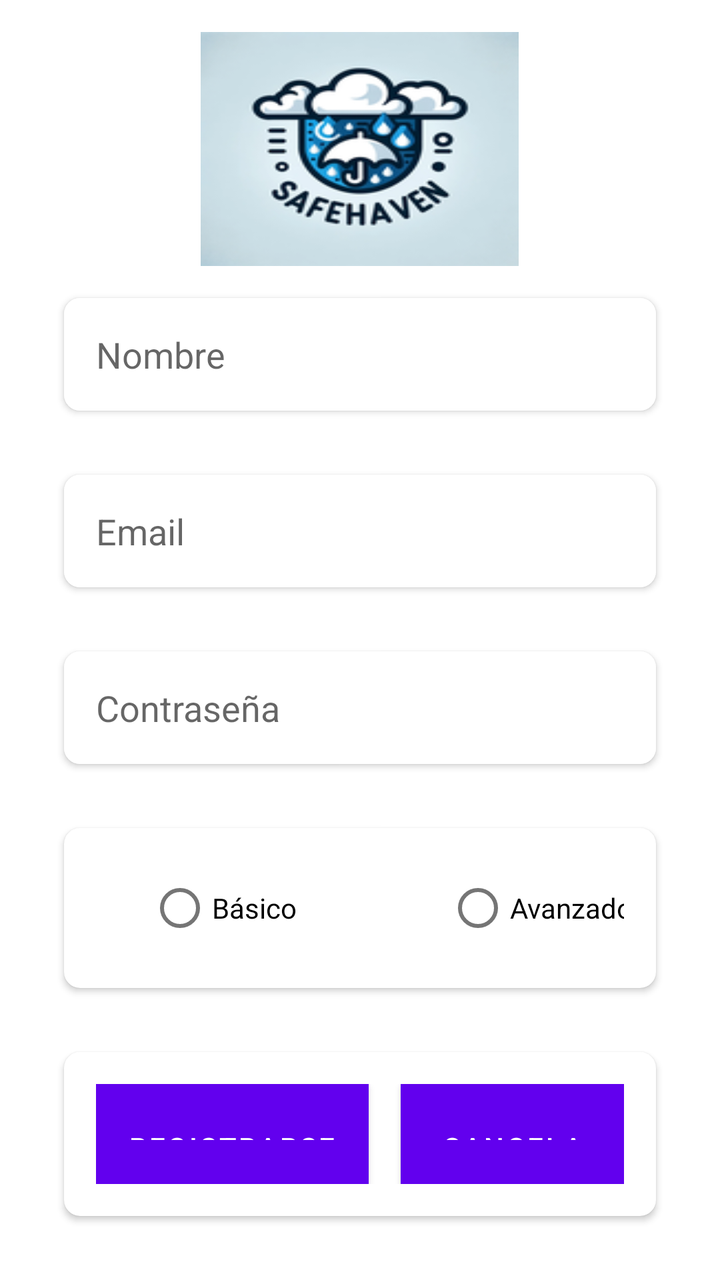
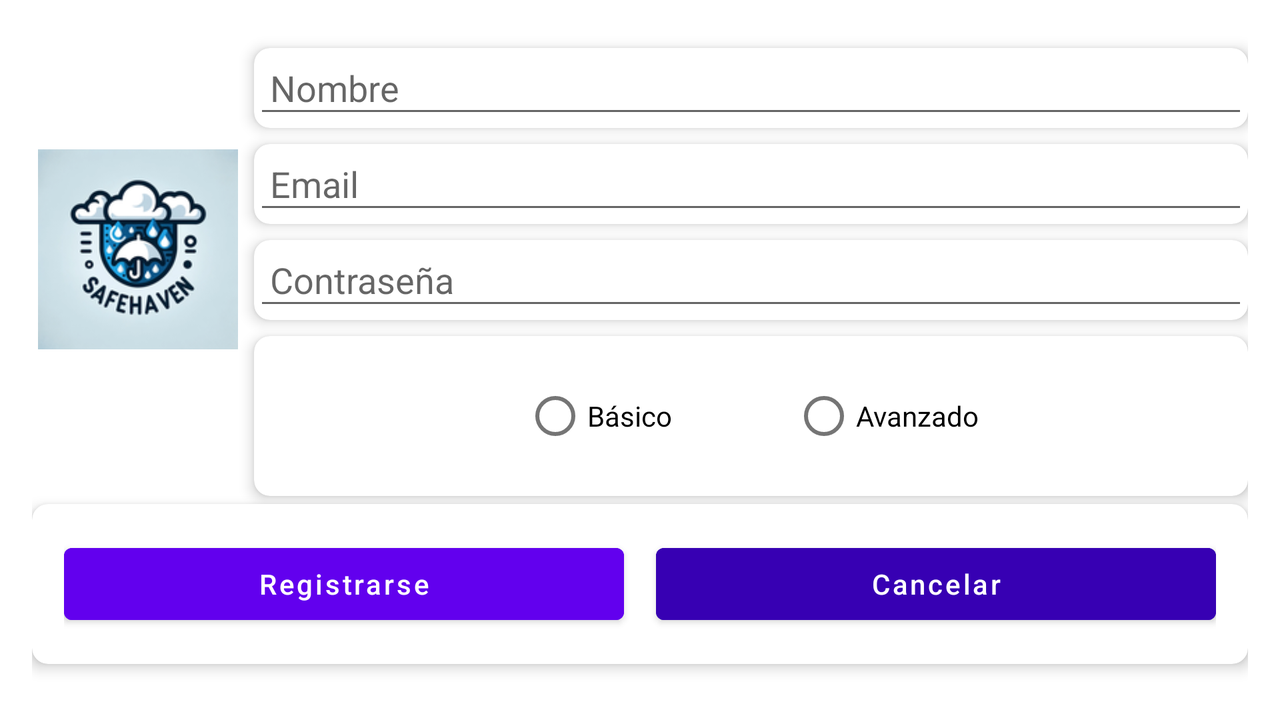

One screen, two layout resources from the same app: the default and the repository's alternative for another configuration. Each is rendered where Android would select it; the XML of both is given below.
<!-- AndroidManifest.xml: application theme Theme.SafeHaven -->
<!-- res/layout/activity_register.xml -->
<?xml version="1.0" encoding="utf-8"?>
<LinearLayout xmlns:android="http://schemas.android.com/apk/res/android"
    xmlns:app="http://schemas.android.com/apk/res-auto"
    android:layout_width="match_parent"
    android:layout_height="match_parent"
    android:orientation="vertical"
    android:padding="16dp"
    android:gravity="center_horizontal">

    <ImageView
        android:layout_width="159dp"
        android:layout_height="117dp"
        android:background="@mipmap/icon_xxhdpi" />
    <androidx.cardview.widget.CardView
        android:layout_width="match_parent"
        android:layout_height="wrap_content"
        android:layout_margin="16dp"
        app:cardCornerRadius="8dp">

        <EditText
            android:id="@+id/etName"
            android:layout_width="match_parent"
            android:layout_height="wrap_content"
            android:hint="Nombre"
            android:inputType="text"
            android:padding="16dp"
            android:background="@color/white"
            android:textColor="@color/black" />
    </androidx.cardview.widget.CardView>

    <androidx.cardview.widget.CardView
        android:layout_width="match_parent"
        android:layout_height="wrap_content"
        android:layout_margin="16dp"
        app:cardCornerRadius="8dp">

        <EditText
            android:id="@+id/etEmail"
            android:layout_width="match_parent"
            android:layout_height="wrap_content"
            android:hint="Email"
            android:inputType="textEmailAddress"
            android:padding="16dp"
            android:background="@color/white"
            android:textColor="@color/black" />
    </androidx.cardview.widget.CardView>

    <androidx.cardview.widget.CardView
        android:layout_width="match_parent"
        android:layout_height="wrap_content"
        android:layout_margin="16dp"
        app:cardCornerRadius="8dp">

        <EditText
            android:id="@+id/etPassword"
            android:layout_width="match_parent"
            android:layout_height="wrap_content"
            android:hint="Contraseña"
            android:inputType="textPassword"
            android:padding="16dp"
            android:background="@color/white"
            android:textColor="@color/black" />
    </androidx.cardview.widget.CardView>

    
    <androidx.cardview.widget.CardView
        android:layout_width="match_parent"
        android:layout_height="wrap_content"
        android:layout_margin="16dp"
        app:cardCornerRadius="8dp"
        android:background="@color/white">
        <androidx.constraintlayout.widget.ConstraintLayout
            android:layout_width="wrap_content"
            android:layout_height="wrap_content">

            <RadioGroup
                android:id="@+id/rgTypeUser"
                android:layout_width="match_parent"
                android:layout_height="wrap_content"
                android:gravity="center"
                android:orientation="horizontal"
                android:padding="16dp"
                app:layout_constraintEnd_toEndOf="parent">
                <Space
                    android:layout_width="50dp"
                    android:layout_height="8dp"/>

                <RadioButton
                    android:id="@+id/rbBasic"
                    android:layout_width="89dp"
                    android:layout_height="wrap_content"
                    android:text="Básico"
                    android:textColor="@color/black" />
                <Space
                    android:layout_width="60dp"
                    android:layout_height="8dp"/>

                <RadioButton
                    android:id="@+id/rbAdvanced"
                    android:layout_width="113dp"
                    android:layout_height="wrap_content"
                    android:text="Avanzado"
                    android:textColor="@color/black" />
            </RadioGroup>
        </androidx.constraintlayout.widget.ConstraintLayout>
    </androidx.cardview.widget.CardView>

    <androidx.cardview.widget.CardView
        android:layout_width="wrap_content"
        android:layout_height="wrap_content"
        android:layout_gravity="center_horizontal"
        android:layout_margin="16dp"
        app:cardCornerRadius="8dp">
        <LinearLayout
            android:layout_width="match_parent"
            android:layout_height="wrap_content"
            android:orientation="horizontal"
            android:gravity="center"
            android:padding="16dp">
            <Button
                android:id="@+id/btnRegister"
                android:layout_width="wrap_content"
                android:layout_height="wrap_content"
                android:text="Registrarse"
                android:padding="16dp"
                android:background="@color/material_dynamic_neutral10"
                android:textColor="@color/white" />
            <Space
                android:layout_width="16dp"
                android:layout_height="wrap_content"/>
            <Button
                android:id="@+id/btnCancelar"
                android:layout_width="wrap_content"
                android:layout_height="wrap_content"
                android:text="Cancelar"
                android:padding="16dp"
                android:background="@color/material_dynamic_neutral10"
                android:textColor="@color/white" />
        </LinearLayout>

    </androidx.cardview.widget.CardView>

</LinearLayout>
<!-- resources referenced by this layout -->
<resources>
  <!-- mipmap icon_xxhdpi: png bitmap (mipmap-xxhdpi, 26219 bytes) -->
  <style name="Theme.SafeHaven" parent="Theme.MaterialComponents.DayNight.DarkActionBar">
          
          <item name="colorPrimary">@color/purple_500</item>
          <item name="colorPrimaryVariant">@color/purple_700</item>
          <item name="colorOnPrimary">@color/black</item>
          
          <item name="colorSecondary">@color/teal_200</item>
          <item name="colorSecondaryVariant">@color/teal_700</item>
          <item name="colorOnSecondary">@color/black</item>
          
          <item name="android:statusBarColor">?attr/colorPrimaryVariant</item>
          
      </style>
</resources>
<!-- res/layout-land/activity_register.xml (the repository's variant of the layout above) -->
<!-- drawn on the phone turned sideways -->
<?xml version="1.0" encoding="utf-8"?>
<androidx.constraintlayout.widget.ConstraintLayout xmlns:android="http://schemas.android.com/apk/res/android"
    xmlns:app="http://schemas.android.com/apk/res-auto"
    android:layout_width="match_parent"
    android:layout_height="match_parent"
    android:padding="16dp">

    <ImageView
        android:id="@+id/imageViewLogo"
        android:layout_width="100dp"
        android:layout_height="100dp"
        android:src="@mipmap/icon_xxhdpi"
        app:layout_constraintBottom_toBottomOf="parent"
        app:layout_constraintEnd_toEndOf="parent"
        app:layout_constraintHorizontal_bias="0.006"
        app:layout_constraintStart_toStartOf="parent"
        app:layout_constraintTop_toTopOf="parent"
        app:layout_constraintVertical_bias="0.257" />

    <androidx.cardview.widget.CardView
        android:id="@+id/cardViewName"
        android:layout_width="0dp"
        android:layout_height="wrap_content"
        android:layout_marginStart="8dp"
        android:layout_marginTop="8dp"
        app:cardCornerRadius="8dp"
        app:cardElevation="4dp"
        app:layout_constraintEnd_toEndOf="parent"
        app:layout_constraintStart_toEndOf="@id/imageViewLogo"
        app:layout_constraintTop_toTopOf="parent">

        <EditText
            android:id="@+id/etName"
            android:layout_width="match_parent"
            android:layout_height="40dp"
            android:hint="Nombre"
            android:inputType="text"
            android:padding="8dp"
            android:textColor="@android:color/black" />
    </androidx.cardview.widget.CardView>

    <androidx.cardview.widget.CardView
        android:id="@+id/cardViewEmail"
        android:layout_width="0dp"
        android:layout_height="wrap_content"
        android:layout_marginTop="8dp"
        app:cardCornerRadius="8dp"
        app:cardElevation="4dp"
        app:layout_constraintEnd_toEndOf="parent"
        app:layout_constraintStart_toStartOf="@id/cardViewName"
        app:layout_constraintTop_toBottomOf="@id/cardViewName">

        <EditText
            android:id="@+id/etEmail"
            android:layout_width="match_parent"
            android:layout_height="40dp"
            android:hint="Email"
            android:inputType="textEmailAddress"
            android:padding="8dp"
            android:textColor="@android:color/black" />
    </androidx.cardview.widget.CardView>

    <androidx.cardview.widget.CardView
        android:id="@+id/cardViewPassword"
        android:layout_width="0dp"
        android:layout_height="wrap_content"
        android:layout_marginTop="8dp"
        app:cardCornerRadius="8dp"
        app:cardElevation="4dp"
        app:layout_constraintEnd_toEndOf="parent"
        app:layout_constraintStart_toStartOf="@id/cardViewEmail"
        app:layout_constraintTop_toBottomOf="@id/cardViewEmail">

        <EditText
            android:id="@+id/etPassword"
            android:layout_width="match_parent"
            android:layout_height="40dp"
            android:hint="Contraseña"
            android:inputType="textPassword"
            android:padding="8dp"
            android:textColor="@android:color/black" />
    </androidx.cardview.widget.CardView>

    <androidx.cardview.widget.CardView
        android:id="@+id/cardViewTypeUser"
        android:layout_width="0dp"
        android:layout_height="wrap_content"
        android:layout_marginTop="8dp"
        app:cardCornerRadius="8dp"
        app:cardElevation="4dp"
        app:layout_constraintEnd_toEndOf="parent"
        app:layout_constraintStart_toStartOf="@id/cardViewPassword"
        app:layout_constraintTop_toBottomOf="@id/cardViewPassword">

        <RadioGroup
            android:id="@+id/rgTypeUser"
            android:layout_width="match_parent"
            android:layout_height="wrap_content"
            android:gravity="center"
            android:orientation="horizontal"
            android:padding="16dp">

            <RadioButton
                android:id="@+id/rbBasic"
                android:layout_width="wrap_content"
                android:layout_height="wrap_content"
                android:text="Básico"
                android:textColor="@android:color/black" />

            <Space
                android:layout_width="60dp"
                android:layout_height="wrap_content" />

            <RadioButton
                android:id="@+id/rbAdvanced"
                android:layout_width="wrap_content"
                android:layout_height="wrap_content"
                android:text="Avanzado"
                android:textColor="@android:color/black" />
        </RadioGroup>
    </androidx.cardview.widget.CardView>

    <androidx.cardview.widget.CardView
        android:id="@+id/cardViewButtons"
        android:layout_width="0dp"
        android:layout_height="wrap_content"
        android:layout_marginTop="8dp"
        android:layout_marginBottom="16dp"
        app:cardCornerRadius="8dp"
        app:cardElevation="4dp"
        app:layout_constraintBottom_toBottomOf="parent"
        app:layout_constraintEnd_toEndOf="parent"
        app:layout_constraintStart_toStartOf="parent"
        app:layout_constraintTop_toBottomOf="@id/cardViewTypeUser">

        <LinearLayout
            android:layout_width="match_parent"
            android:layout_height="wrap_content"
            android:gravity="center"
            android:orientation="horizontal"
            android:padding="16dp">

            <Button
                android:id="@+id/btnRegister"
                android:layout_width="0dp"
                android:layout_height="wrap_content"
                android:layout_weight="1"
                android:backgroundTint="@color/colorPrimary"
                android:text="Registrarse"
                android:textAllCaps="false"
                android:textColor="@android:color/white" />

            <Space
                android:layout_width="16dp"
                android:layout_height="wrap_content" />

            <Button
                android:id="@+id/btnCancelar"
                android:layout_width="0dp"
                android:layout_height="wrap_content"
                android:layout_weight="1"
                android:backgroundTint="@color/colorPrimaryDark"
                android:text="Cancelar"
                android:textAllCaps="false"
                android:textColor="@android:color/white" />
        </LinearLayout>
    </androidx.cardview.widget.CardView>

</androidx.constraintlayout.widget.ConstraintLayout>
